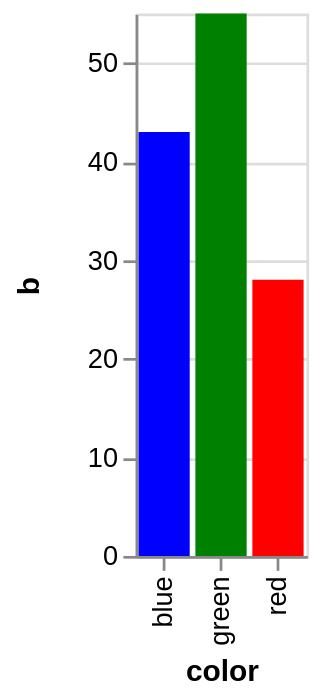

Write a Vega-Lite specification for this figure.
### Vega specification from a JSON file in a GitHub repository (floating-point values rounded to 4 significant figures)
{"$schema": "https://vega.github.io/schema/vega/v3.json", "description": "A bar chart that directly encodes color names in the data.", "autosize": "pad", "padding": 5, "height": 200, "style": "cell", "data": [{"name": "source_0", "values": [{"color": "red", "b": 28}, {"color": "green", "b": 55}, {"color": "blue", "b": 43}]}, {"name": "data_0", "source": "source_0", "transform": [{"type": "formula", "expr": "toNumber(datum[\"b\"])", "as": "b"}, {"type": "filter", "expr": "datum[\"b\"] !== null && !isNaN(datum[\"b\"])"}]}], "signals": [{"name": "x_step", "value": 21}, {"name": "width", "update": "bandspace(domain('x').length, 0.1, 0.05) * x_step"}], "marks": [{"name": "marks", "type": "rect", "style": ["bar"], "from": {"data": "data_0"}, "encode": {"update": {"fill": {"field": "color"}, "x": {"scale": "x", "field": "color"}, "width": {"scale": "x", "band": true}, "y": {"scale": "y", "field": "b"}, "y2": {"scale": "y", "value": 0}}}}], "scales": [{"name": "x", "type": "band", "domain": {"data": "data_0", "field": "color", "sort": true}, "range": {"step": {"signal": "x_step"}}, "paddingInner": 0.1, "paddingOuter": 0.05}, {"name": "y", "type": "linear", "domain": {"data": "data_0", "field": "b"}, "range": [{"signal": "height"}, 0], "nice": true, "zero": true}], "axes": [{"scale": "x", "orient": "bottom", "grid": false, "title": "color", "labelBaseline": "middle", "labelAngle": 270, "labelAlign": "right", "zindex": 1}, {"scale": "y", "orient": "left", "grid": false, "title": "b", "labelOverlap": true, "tickCount": {"signal": "ceil(height/40)"}, "zindex": 1}, {"scale": "y", "orient": "left", "grid": true, "tickCount": {"signal": "ceil(height/40)"}, "gridScale": "x", "domain": false, "labels": false, "maxExtent": 0, "minExtent": 0, "ticks": false, "zindex": 0}], "config": {"axisY": {"minExtent": 30}}}
